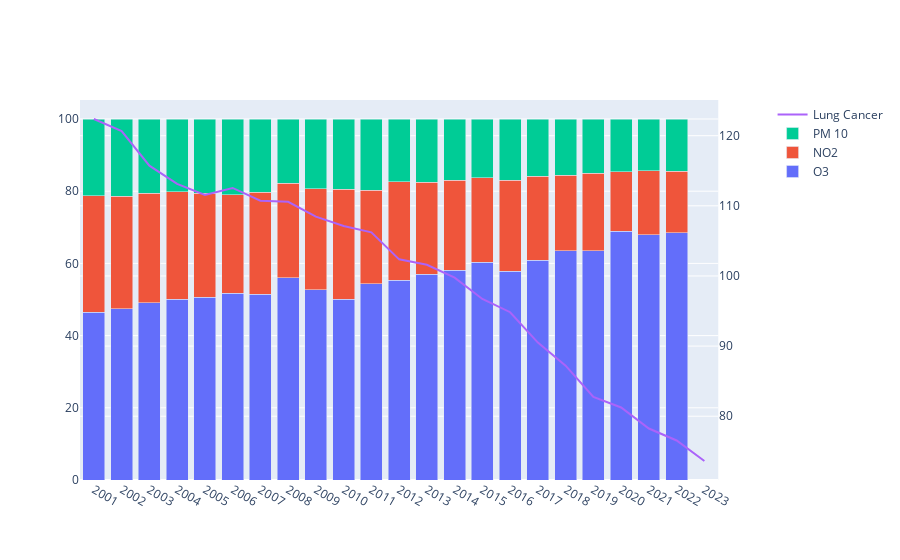

This figure's notebook cell:
### Code cell
fig = make_subplots(specs=[[{"secondary_y": True}]])

fig.add_trace(
    go.Bar(
        name='O3', 
        x=dis_pol['Year'][(dis_pol['Area'] == 'England')] ,
        y=dis_pol['O3 %'][(dis_pol['Area'] == 'England')]
    ),
    secondary_y=False,
)

fig.add_trace(
    go.Bar(
        name='NO2', 
        x=dis_pol['Year'][(dis_pol['Area'] == 'England')],
        y=dis_pol['NO2 %'][(dis_pol['Area'] == 'England')]
    ),
    secondary_y=False,
)

# fig.add_trace(
#     go.Bar(name='NO2', x=LC['Year'][(LC['Area'] == 'England')] ,y=LC['PM2,5 %'][(LC['Area'] == 'England')]),
#     secondary_y=False,
# )

fig.add_trace(
    go.Bar(
        name='PM 10', 
        x=dis_pol['Year'][(dis_pol['Area'] == 'England')],
        y=dis_pol['PM10 %'][(dis_pol['Area'] == 'England')]
    ),
    secondary_y=False,
)

fig.add_trace(
    go.Scatter(
        name='Lung Cancer', 
        x=dis_pol['Year'][(dis_pol['Area'] == 'England')], 
        y=dis_pol['Lung Cancer'][(dis_pol['Area'] == 'England')],
        mode='lines'
    ),
    secondary_y=True,
)


fig.update_layout(barmode='stack')


fig.show()

### Figure 1 — Plotly figure (JSON) as saved in the notebook; plotly's stock layout.template omitted (floating-point values rounded to 4 significant figures)
{"data": [{"name": "O3", "type": "bar", "x": ["2001", "2002", "2003", "2004", "2005", "2006", "2007", "2008", "2009", "2010", "2011", "2012", "2013", "2014", "2015", "2016", "2017", "2018", "2019", "2020", "2021", "2022", "2023"], "xaxis": "x", "y": [46.4, 47.44, 49.08, 50.12, 50.68, 51.77, 51.44, 56.02, 52.64, 50.12, 54.34, 55.39, 57.03, 58.06, 60.3, 57.81, 60.84, 63.54, 63.45, 68.85, 68.0, 68.47, null], "yaxis": "y"}, {"name": "NO2", "type": "bar", "x": ["2001", "2002", "2003", "2004", "2005", "2006", "2007", "2008", "2009", "2010", "2011", "2012", "2013", "2014", "2015", "2016", "2017", "2018", "2019", "2020", "2021", "2022", "2023"], "xaxis": "x", "y": [32.37, 31.2, 30.36, 29.69, 28.78, 27.29, 28.3, 26.23, 28.1, 30.48, 25.99, 27.18, 25.49, 25.01, 23.46, 25.23, 23.34, 20.86, 21.58, 16.5, 17.65, 17.06, null], "yaxis": "y"}, {"name": "PM 10", "type": "bar", "x": ["2001", "2002", "2003", "2004", "2005", "2006", "2007", "2008", "2009", "2010", "2011", "2012", "2013", "2014", "2015", "2016", "2017", "2018", "2019", "2020", "2021", "2022", "2023"], "xaxis": "x", "y": [21.23, 21.36, 20.57, 20.19, 20.54, 20.94, 20.26, 17.74, 19.26, 19.4, 19.67, 17.43, 17.48, 16.93, 16.24, 16.96, 15.81, 15.59, 14.98, 14.65, 14.36, 14.47, null], "yaxis": "y"}, {"mode": "lines", "name": "Lung Cancer", "type": "scatter", "x": ["2001", "2002", "2003", "2004", "2005", "2006", "2007", "2008", "2009", "2010", "2011", "2012", "2013", "2014", "2015", "2016", "2017", "2018", "2019", "2020", "2021", "2022", "2023"], "xaxis": "x", "y": [122.4, 120.6, 115.7, 113.1, 111.6, 112.5, 110.7, 110.6, 108.5, 107.1, 106.2, 102.4, 101.6, 99.76, 96.72, 94.83, 90.5, 87.21, 82.74, 81.24, 78.24, 76.54, 73.61], "yaxis": "y2"}], "layout": {"barmode": "stack", "xaxis": {"anchor": "y", "domain": [0, 0.94]}, "yaxis": {"anchor": "x", "domain": [0, 1]}, "yaxis2": {"anchor": "x", "overlaying": "y", "side": "right"}}}
